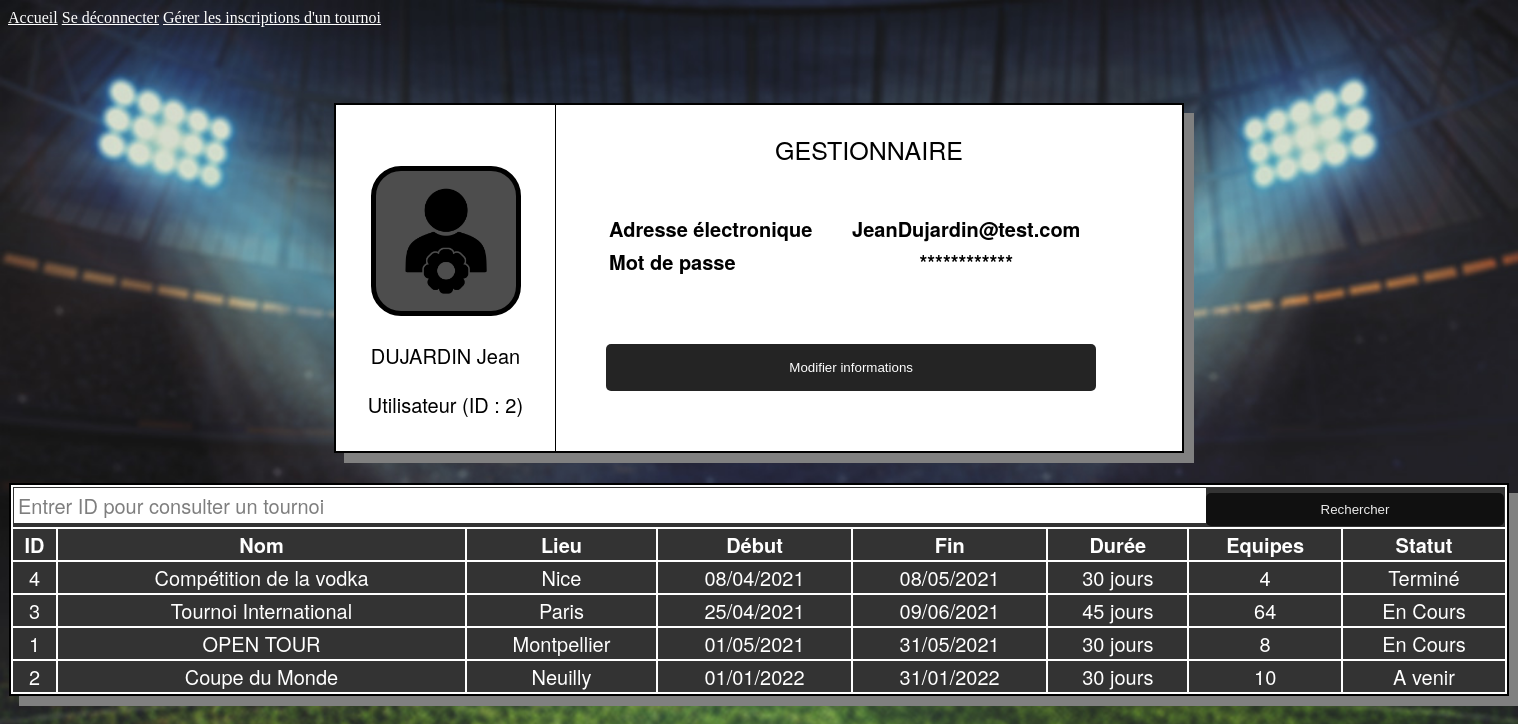
Screenshot of /php/Profil.php (signed in) with the database file from the repository.
### tables this page shows
CREATE TABLE IF NOT EXISTS Utilisateur
(
	idUtilisateur INTEGER NOT NULL PRIMARY KEY,
	nom VARCHAR(25) NOT NULL,
	prenom VARCHAR(25) NOT NULL,
	email VARCHAR(200) NOT NULL UNIQUE,
	motDePasse VARCHAR(64) NOT NULL,  
	role ENUM('Utilisateur', 'Administrateur') NOT NULL
) DEFAULT CHARSET=utf8;

CREATE TABLE IF NOT EXISTS Tournoi
(
	idTournoi INTEGER NOT NULL PRIMARY KEY,
	nom VARCHAR(25) NOT NULL,
	dateDeb DATE NOT NULL,
	duree INTEGER NOT NULL,
	idGestionnaire INTEGER NOT NULL,
	lieu VARCHAR(25) NOT NULL,
	nombreTotalEquipes INTEGER NOT NULL,
	CONSTRAINT FK_Tournoi_Gestionnaire FOREIGN KEY (idGestionnaire) REFERENCES Gestionnaire(idGestionnaire) ON UPDATE CASCADE ON DELETE CASCADE
) DEFAULT CHARSET=utf8;

### BDD/reqUtilisateur.php (called while the page is built, shortened)
<?php
	include_once(realpath(dirname(__FILE__)).'/../module/Utilisateur.php');
	function getUtilisateur(string $id)
	{
		include('DataBaseLogin.inc.php');
		$connexion = new mysqli($server, $user, $passwd, $db);
		$requete = "SELECT * FROM Utilisateur WHERE idUtilisateur = \"$id\";";
		$res = $connexion->query($requete);
		$objTemp = $res->fetch_object();
		$idUtilisateur = strval($objTemp->idUtilisateur);
		$nom = strval($objTemp->nom);
		$prenom = strval($objTemp->prenom);
		$email = strval($objTemp->email);
		$motDePasse = strval($objTemp->motDePasse);
		$role = strval($objTemp->role);
		return new Utilisateur($idUtilisateur, $nom, $prenom, $email, $motDePasse, $role);
	}
	function getUtilisateurWithEmail(string $login)
	{
		include('DataBaseLogin.inc.php');
		$connexion = new mysqli($server, $user, $passwd, $db);
		$requete = "SELECT * FROM Utilisateur WHERE email = \"$login\";";
		$res = $connexion->query($requete);
		$objTemp = $res->fetch_object();
		$idUtilisateur = strval($objTemp->idUtilisateur);
		$nom = strval($objTemp->nom);
		$prenom = strval($objTemp->prenom);
		$email = strval($objTemp->email);
		$motDePasse = strval($objTemp->motDePasse);
		$role = strval($objTemp->role);
		return new Utilisateur($idUtilisateur, $nom, $prenom, $email, $motDePasse, $role);
	}
?>

### module/Utilisateur.php (called while the page is built, shortened)
<?php
	class Utilisateur extends Entite
	{
		private $m_idUtilisateur;
		private $m_nom;
		private $m_prenom;
		private $m_email;
		private $m_motDePasse;
		private $m_role;
		public function __construct(int $idU, string $nom, string $prenom, string $email, string $motDePasse, string $role)
		{
			$this->m_idUtilisateur = $idU;
			$this->m_nom = $nom;
			$this->m_prenom = $prenom;
			$this->m_email = $email;
			$this->m_motDePasse = $motDePasse;
			$this->m_role = $role;
		}
		public function getIdUtilisateur()
		{
			return $this->m_idUtilisateur;
		}
		public function getNom()
		{
			return $this->m_nom;
		}
		public function getPrenom()
		{
			return $this->m_prenom;
		}
		public function getEmail()
		{
			return $this->m_email;
		}
		public function getMdp()
		{
			return $this->m_motDePasse;
		}
		public function getRole()
		{
			return $this->m_role;
		}
	}
?>

### BDD/reqGestionnaire.php (called while the page is built, shortened)
<?php
	include_once('reqUtilisateur.php');
	include_once('../module/Utilisateur.php');
	include_once('../module/Gestionnaire.php');
	function estGestionnaire(string $id)
	{
		include('DataBaseLogin.inc.php');
		$connexion = new mysqli($server, $user, $passwd, $db);
		$requete = "SELECT idGestionnaire FROM Gestionnaire WHERE idGestionnaire = \"$id\";";
		$res = $connexion->query($requete);
		$objTemp = $res->fetch_object();
		return true;
	}
	function getGestionnaire(string $id)
	{
		include('DataBaseLogin.inc.php');
		$connexion = new mysqli($server, $user, $passwd, $db);
		$requete = "SELECT * FROM Gestionnaire WHERE idGestionnaire = \"$id\";";
		$res = $connexion->query($requete);
		$objTemp = $res->fetch_object();
		$idGestionnaire = strval($objTemp->idGestionnaire);
		$ut = getUtilisateur($id);
		return new Gestionnaire($ut->getIdUtilisateur(), $ut->getNom(), $ut->getPrenom(), $ut->getEmail(), $ut->getMdp(), $ut->getRole(), $idGestionnaire);
	}
?>

### BDD/reqTournoi.php (called while the page is built, shortened)
<?php
	include_once('reqGestionnaire.php');
	include_once('../module/Tournoi.php');
	function getTournoi(string $id)
	{
		include('DataBaseLogin.inc.php');
		$connexion = new mysqli($server, $user, $passwd, $db);
		$requete = "SELECT * FROM Tournoi WHERE idTournoi = \"$id\";";
		$res = $connexion->query($requete);
		$objTemp = $res->fetch_object();
		$idTournoi = strval($objTemp->idTournoi);
		$nom = strval($objTemp->nom);
		$dateDeb = strval($objTemp->dateDeb);
		$duree = strval($objTemp->duree);
		$idGestionnaire = strval($objTemp->idGestionnaire);
		$lieu = strval($objTemp->lieu);
		$nombreTotalEquipes = strval($objTemp->nombreTotalEquipes);
		$gest = getGestionnaire($idGestionnaire);
		return new Tournoi($idTournoi, $nom, $dateDeb, $duree, $gest->getIdGestionnaire(), $lieu, $nombreTotalEquipes);
	}
	function getAllTournoiWithIdGestionnaireByDate(string $id)
	{
		include('DataBaseLogin.inc.php');
		$connexion = new mysqli($server, $user, $passwd, $db);
		$requete = "SELECT * FROM Tournoi WHERE idGestionnaire = \"$id\" ORDER BY dateDeb;";
		$res = $connexion->query($requete);
		$tabTournois = array();
		while($obj = $res->fetch_object())
		{
			array_push($tabTournois, getTournoi($obj->idTournoi));
		}
		return $tabTournois;
	}
?>

### module/Gestionnaire.php (called while the page is built, shortened)
<?php
	include_once('Utilisateur.php');
	class Gestionnaire extends Utilisateur
	{
		private $m_idGestionnaire;
		public function __construct(int $idU, string $nom, string $prenom, string $email, string $motDePasse, string $role, int $idG)
		{
			$this->m_idGestionnaire = $idG;
		}
		public function getIdGestionnaire()
		{
			return $this->m_idGestionnaire;
		}
	}
?>

### module/Tournoi.php (called while the page is built, shortened)
<?php
	include_once('TasMax.php');
	include_once('Gestionnaire.php');
	class Tournoi extends Entite
	{
		private $m_idTournoi;
		private $m_nom;
		private $m_dateDeb;
		private $m_duree;
		private $m_lieu;
		private $m_nombreTotalEquipes;
		public function __construct(int $idT, string $nom, string $dateDeb, string $duree, int $idG, string $lieu, string $nombreTotalEquipes)
		{
			$this->m_idTournoi = $idT;
			$this->m_nom = $nom;
			$this->m_dateDeb = $dateDeb;
			$this->m_duree = $duree;
			$this->m_lieu = $lieu;
			$this->m_nombreTotalEquipes = $nombreTotalEquipes;
		}
		public function getIdTournoi()
		{
			return $this->m_idTournoi;
		}
		public function getNom()
		{
			return $this->m_nom;
		}
		public function getDateDeb()
		{
			return $this->m_dateDeb;
		}
		public function getDuree()
		{
			return $this->m_duree;
		}
		public function getLieu()
		{
			return $this->m_lieu;
		}
		public function getNombreTotalEquipes()
		{
			return $this->m_nombreTotalEquipes;
		}
		public function termine()
		{
			$ajoutDuree = strtotime($this->m_dateDeb. '+'.$this->m_duree.' days');
			$today = strtotime(date("d-m-Y"));
			return ($ajoutDuree<$today) ;
		}
		public function enCours()
		{
			$dateTournoi = strtotime($this->m_dateDeb);
			$today = strtotime(date("d-m-Y"));
			$ajoutDuree = strtotime($this->m_dateDeb. '+'.$this->m_duree.' days');
			return ($dateTournoi<=$today)&&($ajoutDuree>=$today) ;
		}
	}
?>

### php/Profil.php (the view, shortened to what this page needs)
<?php
	include_once('../BDD/reqGestionnaire.php');
	$ut = getUtilisateurWithEmail($_SESSION['login']);
	$estGestionnaire = estGestionnaire($ut->getIdUtilisateur());
	$estJoueur = estJoueur($ut->getIdUtilisateur());
	$id = $ut->getIdUtilisateur();
?>
<!DOCTYPE html>
<html lang="fr">
	<head>
		<link rel="stylesheet" type="text/css" href="../css/styleProfil.css" />
	</head>
	<body id="body">
		<div id="header">
			<a href="../index.php">Accueil</a>
			<a href="Logout.php">Se déconnecter</a>
			<a href="ChoixInscription.php">Gérer les inscriptions d'un tournoi</a>
		</div>
		<div id="container-main">
			<div id="section1">
				<img src="../img/gestionnaire2.png">
				<?php
				echo '<p style="text-align:center">'.$ut->getNom().' '.$ut->getPrenom().'</p><p style="text-align:center">'.$ut->getRole().' (ID : '.$ut->getIdUtilisateur().') ';
				?>
			</div>
			<div id="section2">
				<?php
				if($estGestionnaire)
					echo  '<p id="maj">Gestionnaire</p>';
				elseif($estJoueur)
				{
					$joueur = getJoueur($id);
					$equipe = getEquipe($joueur->getIdJoueur()) ;
					echo  '<p id="maj">Joueur ('.$equipe->getNomEquipe().')</p>';
					if($joueur->getCapitaine())
						echo  '<p style="text-align:center">- Capitaine -</p>';
				}
				else
					echo '<p id="maj">'.$ut->getRole().'</p>';
				if(!isset($_POST['modifier']))
				{
					echo
					'<div id="section3">
						<table>
							<tr>
								<th style="text-align:left">Adresse électronique</th><th>'.$ut->getEmail().'</th>
							</tr>
							<tr>
								<th style="text-align:left">Mot de passe</th><th>************</th>
							</tr>
						</table>
						<form action="Profil.php" method="POST">
							<button type="submit" class="envoi" name="modifier" value="Envoyer" style="margin-top:45px">Modifier informations</button>
						</form>
					</div>';
				}
				echo '
				</div>
				</div>';
				if($estGestionnaire)
				{
					$gest = getGestionnaire($id);
					$tabTournois = getAllTournoiWithIdGestionnaireByDate($gest->getIdGestionnaire());
					if(sizeof($tabTournois)>0)
					{
						echo '<div id="tab2">';
						echo '<table>
						<tr>
						<form action="Profil.php" method="post">
							<tr><th colspan="8" style="text-align:left">
							<input type="number" name="idT" id="idT" placeholder="Entrer ID pour consulter un tournoi"><button type="submit" class="btn" name="envoiValeurs" value="Envoyer">Rechercher</button>
						</form>
						</th></tr>
						<th>ID</th>
						<th>Nom</th>
						<th>Lieu</th>
						<th>Début</th>
						<th>Fin</th>
						<th>Durée</th>
						<th>Equipes</th>
						<th>Statut</th>
						</tr>';
						for($i=0;$i<sizeof($tabTournois);++$i)
						{
							echo'<tr>';
							?>
							<?php
								echo '
								<td>'.$tabTournois[$i]->getIdTournoi().'</td>
								<td>'.$tabTournois[$i]->getNom().'</td>
								<td>'.$tabTournois[$i]->getLieu().'</td>
								<td>'.date("d/m/Y", strtotime($tabTournois[$i]->getDateDeb())).'</td>
								<td>'.date("d/m/Y", strtotime($tabTournois[$i]->getDateDeb(). '+'.$tabTournois[$i]->getDuree().' days')).'</td>
								<td>'.$tabTournois[$i]->getDuree().' jours</td>
								<td>'.$tabTournois[$i]->getNombreTotalEquipes().'</td>';
								if($tabTournois[$i]->termine())
									echo '<td>Terminé</td>';
								elseif($tabTournois[$i]->enCours())
									echo '<td>En Cours</td>';
								else
									echo '<td>A venir</td>';
								echo '</tr>';
						}
						echo'</table>';
						echo'</div>';
					}
					else
					{
						echo '<div id="tab">';
						echo "AUCUN TOURNOI";
						echo'</div>';
					}
				}
				?>
	</body>
</html>

### css/styleProfil.css (style rules this page uses)
* { box-sizing: border-box }
#body { background-color:#f2f2f2; background-image:url('../img/back.jpg'); background-size:cover; background-attachment:fixed; }
#header, #section1, #section2, #footer { padding:1px 0; }
#container-main { border:2px solid black; margin:auto; margin-top:5%; margin-bottom:2%; position:relative; width:850px; height:350px; box-shadow: 10px 10px grey; }
#section1 { border-right:1px solid black; float:left; position:absolute; width:220px; height:100%; background-color:white; font-size:20px; }
img { margin:60px 0 0 35px; width:150px; border-radius:30px; border:5px solid black; background-color:#4d4d4d; }
#section2 { margin-left:220px; height:100%; background-color:white; }
#maj { font-size:25px; text-align:center; text-transform:uppercase; }
p,label { font-family: 'Helvetica Neue', 'Helvetica', 'Arial', sans-serif; font-size:20px; }
#container-main table, #container-main2 tr, #container-main2th, #container-main2 td { font-family: 'Helvetica Neue', 'Helvetica', 'Arial', sans-serif; font-size:20px; width:90%; padding-bottom:20px; }
#section3 { margin:7% 5% 5% 8%; height:; background-color:; }
.envoi { background-color: #0d0d0d; color: white; padding: 16px 20px; margin: 8px 0; border: none; cursor: pointer; width: 90%; opacity: 0.9; border-radius:5px; }
#tab2 { border:2px solid black; margin:auto; margin-top:2%; position:relative; width:1500px; height:100%; box-shadow: 10px 10px grey; background-color:#333333; }
#tab2 table { height:; width:100%; }
#tab2 th { border-collapse: collapse; border:2px solid white ; font-family: 'Helvetica Neue', 'Helvetica', 'Arial', sans-serif; font-size:20px; color:white; text-align:center; }
#tab2 table, #tab2 td { border-collapse: collapse; border:2px solid white ; font-family: 'Helvetica Neue', 'Helvetica', 'Arial', sans-serif; font-size:20px; color:white; text-align:center; }
a { color:white; }
input[type=number] { width: 80%; padding:; margin:; display: inline-block; font-family: 'Helvetica Neue', 'Helvetica', 'Arial', sans-serif; border:2px solid white; background:white; font-size:20px; color:black; }
::placeholder { color: black; opacity:0.5; }
.btn { background-color: #0d0d0d; color: white; padding:9px; margin:; border: none; cursor: pointer; width: 20%; opacity: 0.9; border-radius:5px; }

### rows the page displays
utilisateur: nom "DUJARDIN", prenom "Jean", role "Utilisateur", idUtilisateur "2", email "JeanDujardin@test.com"
tournoi: IdTournoi "4", nom "Compétition de la vodka", lieu "Nice", dateDeb "08/04/2021", dateDeb+duree "08/05/2021", duree "30", idTournoi "4", shows "Terminé"
tournoi: idTournoi "3", nom "Tournoi International", lieu "Paris", dateDeb "25/04/2021", dateDeb+duree "09/06/2021", duree "45", nombreTotalEquipes "64", shows "En Cours"
tournoi: idTournoi "1", nom "OPEN TOUR", lieu "Montpellier", dateDeb "01/05/2021", dateDeb+duree "31/05/2021", duree "30", nombreTotalEquipes "8", shows "En Cours"
tournoi: nom "Coupe du Monde", lieu "Neuilly", dateDeb "01/01/2022", dateDeb+duree "31/01/2022", duree "30", nombreTotalEquipes "10", shows "A venir"
